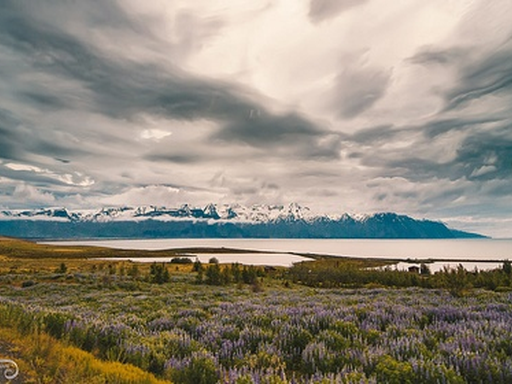
%> input picture P05/paisaje2.jpg (cropped and resized to the size of MATLAB's example picture), 512 x 384 px, given in place of peppers.png, which was not available
$ octave coseno.m   (GNU Octave 9; MATLAB toolbox functions it lacks are replaced by stand-ins)
%> lines starting %> are read from the running program, lines starting %| are printed output that depends on the picture; in (x1, y1, x2, y2) boxes, pixels count from 0 and x2, y2 are one past the last pixel; in counts of white or black regions, pixels touching at a corner belong together; the program's own positions count from 1; pictures that were not available may be replaced by others from this repository, and a replacement may not be noted
%clc
clear all
close all
warning off all

%%authors: Ethel Padilla y Eliot Valdés

img = imread('peppers.png');
%> img is the input picture: size 384x512x3 uint8; mean R, G, B 144.9, 138, 124.3
gray_img = rgb2gray(img);
img_dct = dct2(gray_img);

% Tamaño de la imagen
[rows, cols] = size(gray_img);
%> rows = 384; cols = 512
block_size = 8;

% Padding: Rellenar con ceros las franjas de la imagen para que sus dimensiones sean multiplo exacto de 8
padded_img = padarray(gray_img, [mod(block_size - mod(rows, block_size), block_size), mod(block_size - mod(cols, block_size), block_size)]);

% Aplicación de la DCT en bloques y DPCM para el coeficiente DC
dct_blocks = zeros(size(padded_img)); %Esta matriz se utilizará para almacenar los coeficientes DCT calculados en bloques.
for i = 1:block_size:size(padded_img, 1)
    for j = 1:block_size:size(padded_img, 2)
        %%Se extrae un bloque ubicado en las coordenadas (i, j)
        block = padded_img(i:i+block_size-1, j:j+block_size-1);
        %%Se calcula la DCT del bloque
        dct_block = dct2(block);
        dct_blocks(i:i+block_size-1, j:j+block_size-1) = dct_block;
    end
end
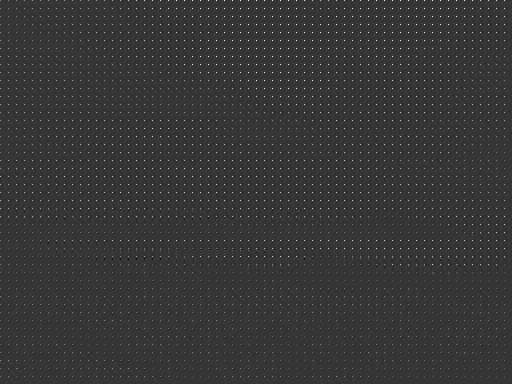
%> dct_blocks: size 384x512 double; min -516, max 1943.9, mean 17.4; drawn with min black and max white

dc_coefficients = dct_blocks(1:block_size:end, 1:block_size:end);
%%Se resta cada coeficiente DC con el coeficiente DC del bloque anterior en la misma columna.
dc_coefficients_dpcm = dc_coefficients - [zeros(1, size(dc_coefficients, 2)); dc_coefficients(1:end-1, :)];
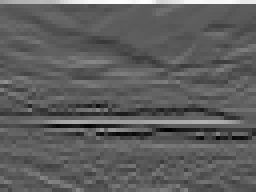
%> dc_coefficients_dpcm: size 48x64 double (shown 4 times larger); min -1122.1, max 1943.9, mean 12.8; drawn with min black and max white

% Cuantificación
bits = input('Bits para reducir: ');
%> the answer given: 3
no_intervals = 2^bits;

if no_intervals <= 0
    error('El número de bits debe ser mayor que cero.')
end

%calcula el tamaño del intervalo de cuantificación y ajusta cada coeficiente a uno de estos intervalos
interval_size = ((max(max(dc_coefficients_dpcm)) - min(min(dc_coefficients_dpcm)))) / no_intervals;
%> interval_size = 383.2
quantized_dc_coefficients_dpcm = round(dc_coefficients_dpcm / interval_size) * interval_size;


% Reconstrucción del coeficiente DC e IDCT en bloques
%reconstruir la imagen después de haber cuantificado los coeficientes DC y aplicado la DCT a los bloques de la imagen original.
reconstructed_dc_coefficients = cumsum([dc_coefficients(1, 1), quantized_dc_coefficients_dpcm(1, 2:end); quantized_dc_coefficients_dpcm(2:end, :)], 1);
reconstructed_dct_blocks = dct_blocks;
reconstructed_dct_blocks(1:block_size:end, 1:block_size:end) = reconstructed_dc_coefficients;
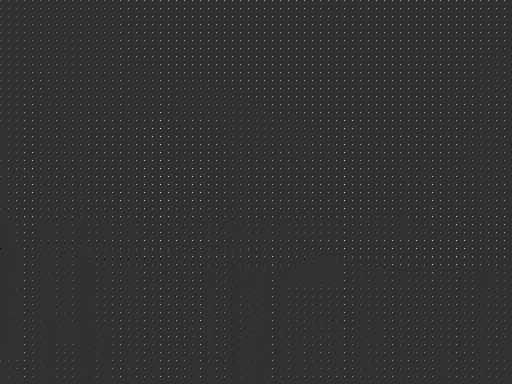
%> reconstructed_dct_blocks: size 384x512 double; 1.56% of pixels changed, all inside (x1, y1, x2, y2) = (0, 0, 505, 377); drawn with min black and max white
reconstructed_img = zeros(size(gray_img));
for i = 1:block_size:size(reconstructed_dct_blocks, 1)
    for j = 1:block_size:size(reconstructed_dct_blocks, 2)
        block = reconstructed_dct_blocks(i:i+block_size-1, j:j+block_size-1);
        idct_block = round(idct2(block));
        reconstructed_img(i:i+block_size-1, j:j+block_size-1) = idct_block;
    end
end
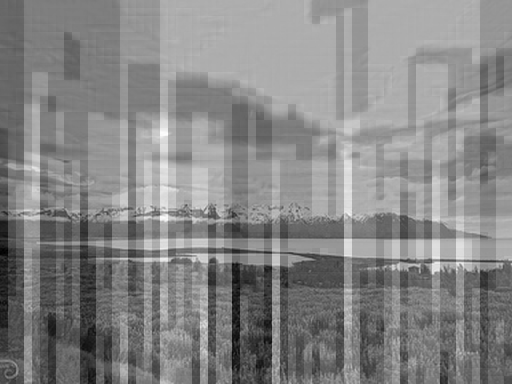
%> reconstructed_img: size 384x512 double; min -112, max 404, mean 159.8; drawn with min black and max white


% Muestra la imagen recuperada
subplot(1, 2, 1);
imshow(gray_img);
title('Original');

subplot(1, 2, 2);
imshow(reconstructed_img, []);
title('Recuperada');


%Calculamos el S/N:
Arriba = double(gray_img);
Arriba = Arriba.^2;
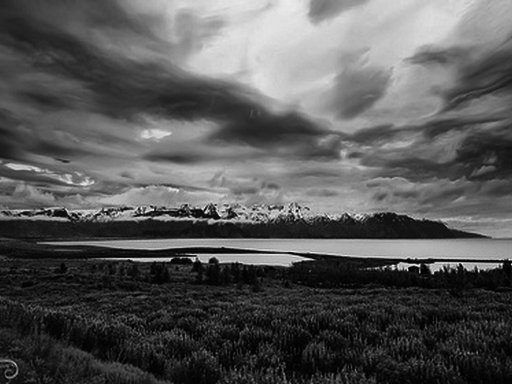
%> Arriba: size 384x512 double; min 4, max 65025, mean 22463.6; drawn with min black and max white
Abajo = (double(gray_img)-double(reconstructed_img));
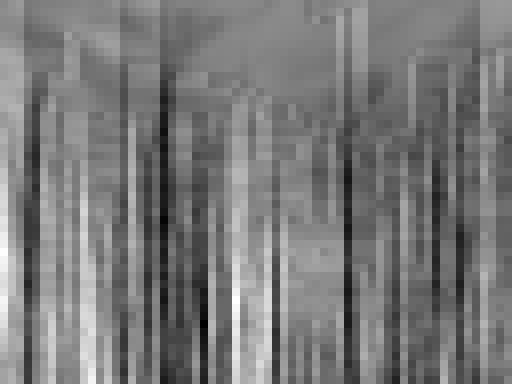
%> Abajo: size 384x512 double; min -185, max 158, mean -21.4; drawn with min black and max white
Abajo = Abajo.^2;
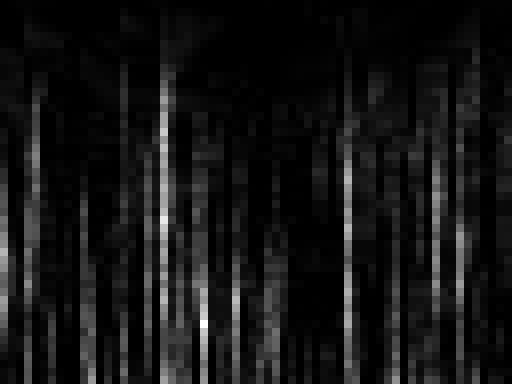
%> Abajo: size 384x512 double; min 0, max 34225, mean 2790.9; drawn with min black and max white
Arall = sum(Arriba,'all');
%> Arall = 4416526040
Aball = sum(Abajo,'all');
%> Aball = 548706887

Dentro=(Arall/Aball);
%> Dentro = 8.05
casiF = log10(Dentro);
%> casiF = 0.906
final = 10*casiF;
%> final = 9.06

disp(final);
%| 9.0574
